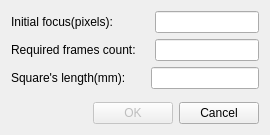
<?xml version="1.0" encoding="UTF-8"?>
<ui version="4.0">
 <class>VInitialValueDialog</class>
 <widget class="QDialog" name="VInitialValueDialog">
  <property name="geometry">
   <rect>
    <x>0</x>
    <y>0</y>
    <width>270</width>
    <height>135</height>
   </rect>
  </property>
  <property name="windowTitle">
   <string>Enter initial focus...</string>
  </property>
  <layout class="QVBoxLayout" name="verticalLayout">
   <item>
    <layout class="QHBoxLayout" name="horizontalLayout">
     <item>
      <widget class="QLabel" name="m_label">
       <property name="text">
        <string>Initial focus(pixels):</string>
       </property>
      </widget>
     </item>
     <item>
      <spacer name="horizontalSpacer">
       <property name="orientation">
        <enum>Qt::Horizontal</enum>
       </property>
       <property name="sizeHint" stdset="0">
        <size>
         <width>40</width>
         <height>20</height>
        </size>
       </property>
      </spacer>
     </item>
     <item>
      <widget class="QLineEdit" name="m_valueEdit"/>
     </item>
    </layout>
   </item>
   <item>
    <layout class="QHBoxLayout" name="horizontalLayout_3">
     <item>
      <widget class="QLabel" name="label">
       <property name="text">
        <string>Required frames count:</string>
       </property>
      </widget>
     </item>
     <item>
      <spacer name="horizontalSpacer_3">
       <property name="orientation">
        <enum>Qt::Horizontal</enum>
       </property>
       <property name="sizeHint" stdset="0">
        <size>
         <width>17</width>
         <height>20</height>
        </size>
       </property>
      </spacer>
     </item>
     <item>
      <widget class="QLineEdit" name="m_frameEdit"/>
     </item>
    </layout>
   </item>
   <item>
    <layout class="QHBoxLayout" name="horizontalLayout_4">
     <item>
      <widget class="QLabel" name="label_2">
       <property name="text">
        <string>Square's length(mm):</string>
       </property>
      </widget>
     </item>
     <item>
      <spacer name="horizontalSpacer_4">
       <property name="orientation">
        <enum>Qt::Horizontal</enum>
       </property>
       <property name="sizeHint" stdset="0">
        <size>
         <width>13</width>
         <height>20</height>
        </size>
       </property>
      </spacer>
     </item>
     <item>
      <widget class="QLineEdit" name="m_lengthEdit"/>
     </item>
    </layout>
   </item>
   <item>
    <spacer name="verticalSpacer">
     <property name="orientation">
      <enum>Qt::Vertical</enum>
     </property>
     <property name="sizeHint" stdset="0">
      <size>
       <width>246</width>
       <height>5</height>
      </size>
     </property>
    </spacer>
   </item>
   <item>
    <layout class="QHBoxLayout" name="horizontalLayout_2">
     <item>
      <spacer name="horizontalSpacer_2">
       <property name="orientation">
        <enum>Qt::Horizontal</enum>
       </property>
       <property name="sizeHint" stdset="0">
        <size>
         <width>40</width>
         <height>20</height>
        </size>
       </property>
      </spacer>
     </item>
     <item>
      <widget class="QPushButton" name="m_okButton">
       <property name="enabled">
        <bool>false</bool>
       </property>
       <property name="text">
        <string>OK</string>
       </property>
      </widget>
     </item>
     <item>
      <widget class="QPushButton" name="m_cancelButton">
       <property name="text">
        <string>Cancel</string>
       </property>
      </widget>
     </item>
    </layout>
   </item>
  </layout>
 </widget>
 <tabstops>
  <tabstop>m_valueEdit</tabstop>
  <tabstop>m_okButton</tabstop>
  <tabstop>m_cancelButton</tabstop>
 </tabstops>
 <resources/>
 <connections>
  <connection>
   <sender>m_okButton</sender>
   <signal>clicked()</signal>
   <receiver>VInitialValueDialog</receiver>
   <slot>accept()</slot>
   <hints>
    <hint type="sourcelabel">
     <x>93</x>
     <y>63</y>
    </hint>
    <hint type="destinationlabel">
     <x>57</x>
     <y>61</y>
    </hint>
   </hints>
  </connection>
  <connection>
   <sender>m_cancelButton</sender>
   <signal>clicked()</signal>
   <receiver>VInitialValueDialog</receiver>
   <slot>reject()</slot>
   <hints>
    <hint type="sourcelabel">
     <x>177</x>
     <y>74</y>
    </hint>
    <hint type="destinationlabel">
     <x>205</x>
     <y>45</y>
    </hint>
   </hints>
  </connection>
 </connections>
</ui>
